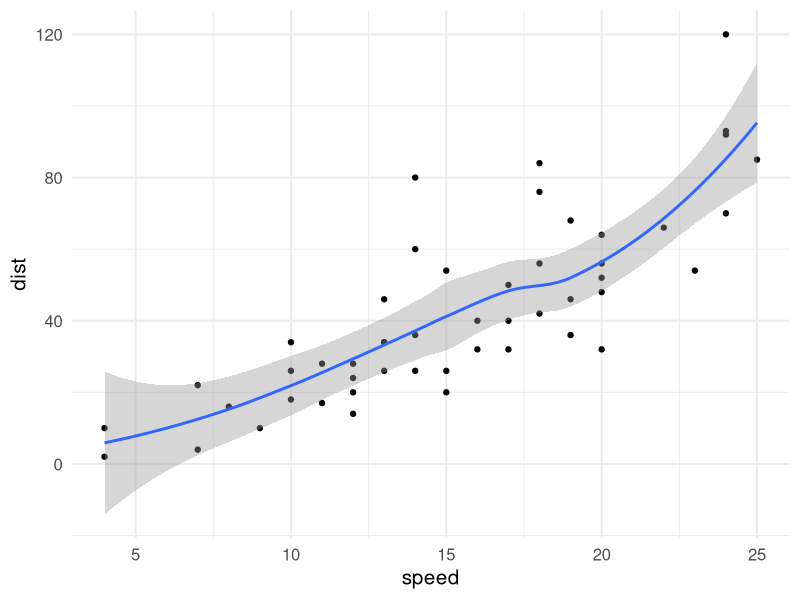

Recreate this plot in R.
## ---- chunk 1
knitr::opts_chunk$set(echo = TRUE)
library(ggplot2)
## ---- chunk 2
summary(cars)
## ---- chunk 3
ggplot(cars, aes(speed, dist)) +
  geom_point() +
  geom_smooth() +
  theme_minimal(15)
